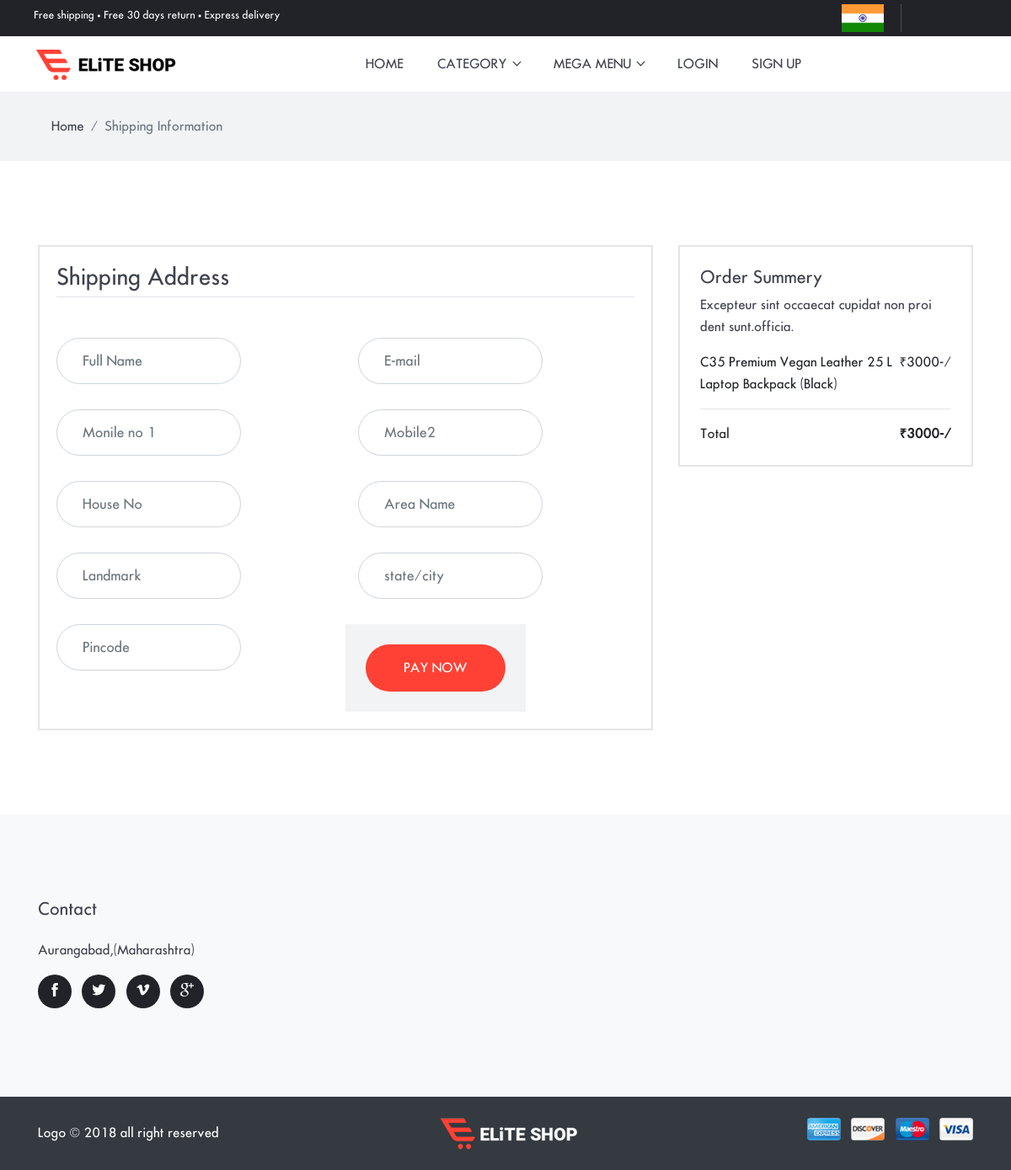
Page /ship/13/ on the committed database.
### shopping/models.py (models this page shows, shortened)
class AddToCart(models.Model):
    usr=models.ForeignKey(User,on_delete=models.CASCADE,null=True)
    pro=models.ForeignKey(Product,on_delete=models.CASCADE,null=True)
    totalprice=models.IntegerField(null=True)
    quantity=models.IntegerField(null=True)
    size=models.CharField(max_length=100,null=True,blank=True)

class Product(models.Model):
    Subcat = models.ForeignKey(Subcategory, on_delete=models.CASCADE, null=True)
    name = models.CharField(max_length=100,null=True)
    price = models.IntegerField(null=True)
    stock = models.IntegerField(null=True)
    img1 =models.FileField(null=True)
    img2 = models.FileField(null=True)
    img3 = models.FileField(null=True)
    des=models.TextField(null=True)
    rate=models.IntegerField(null=True)
    size=models.CharField(max_length=100,null=True,blank=True)

### shopping/views.py (the view, shortened to what this page needs)
# urls.py: path('ship/<str:cid>/',check,name='ship'),
def check(request,cid):
    form = orderform()
    if cid != 'All':
        cartdata=AddToCart.objects.filter(id=cid)
    elif cid == 'All':
        cartdata = AddToCart.objects.filter(usr=request.user)
    totalpayamount=0
    for i in cartdata:
        totalpayamount += i.totalprice
    d = {"allcat": allcat,'mycart': mycartdata(request.user),'form':form,'cartdata':cartdata,'grandtotal':totalpayamount}
    return render(request,'shipping.html',d)

### shopping/forms.py
class orderform(forms.ModelForm):
    class Meta:
        model = order_product
        fields ='__all__'
        exclude=['usr','date','payment_status','payment_id','amount','order_id']
        widgets={
            "fullname":forms.TextInput(attrs={'placeholder':'Full Name','class':'form-control'}),
            "email": forms.TextInput(attrs={'placeholder': 'E-mail', 'class': 'form-control'}),
            "mob1": forms.TextInput(attrs={'placeholder': 'Monile no 1', 'class': 'form-control'}),
            "mob2": forms.TextInput(attrs={'placeholder': 'Mobile2', 'class': 'form-control'}),
            "house_no": forms.TextInput(attrs={'placeholder': 'House No', 'class': 'form-control'}),
            "area_name": forms.TextInput(attrs={'placeholder': 'Area Name', 'class': 'form-control'}),
            "landmark": forms.TextInput(attrs={'placeholder': 'Landmark', 'class': 'form-control'}),
            "pincode": forms.TextInput(attrs={'placeholder': 'Pincode', 'class': 'form-control'}),
            "state_city": forms.TextInput(attrs={'placeholder': 'state/city', 'class': 'form-control'}),
        }

### shopping/views.py (called while the page is built)
def allcat():
    allcat = Category.objects.all()
    return allcat

def mycartdata(User=None):
    cartlist = []
    if User.is_authenticated:
        cart=AddToCart.objects.filter(usr=User)[::-1]
        cartlist=cart[:2]
    return cartlist

### shopping/templates/shipping.html (shortened to what this page needs)
{%extends 'base.html' %}
{%load static%}
{%block body%}
<div class="main-wrapper">
<nav class="bg-gray py-3">
  <div class="container">
    <ol class="breadcrumb">
      <li class="breadcrumb-item"><a href="index-2.html">Home</a></li>
      <li class="breadcrumb-item active" aria-current="page">Shipping Information</li>
    </ol>
  </div>
</nav>
<section class="section">
    <div class="container">
        <div class="row">
            <div class="col-md-8">
                <div class="inner-wrapper border-box">
                    <h3 class="mb-5 border-bottom pb-2">Shipping Address</h3>
                    <form action="#" class="row" method="post">
                        <div class="col-sm-6">
                            <label for="firstName">{{form.fullname}}</label>
                        </div>
                        <div class="col-sm-6">
                            <label for="email">{{form.email}}</label>
                        </div>
                        <div class="col-sm-6">
                            <label for="lastName">{{form.mob1}}</label>
                        </div>
                        <div class="col-sm-6">
                            <label for="lastName">{{form.mob2}}</label>
                        </div>
                        <div class="col-sm-6">
                            <label for="company">{{form.house_no}}</label>
                        </div>
                        <div class="col-sm-6">
                            <label for="address">{{form.area_name}}</label>
                        </div>
                        <div class="col-sm-6">
                            <label for="phone">{{form.landmark}}</label>
                        </div>
                        <div class="col-sm-6">
                            <label for="zip-code">{{form.state_city}}</label>
                        </div>
                        <div class="col-sm-6">
                            <label for="fax">{{form.pincode}}</label>
                        </div>
                        <div class="p-4 bg-gray text-right">
                        <input type="submit" class="btn btn-primary" value="pay Now">
                    </div>
                    </form>
                </div>
            </div>
            <div class="col-md-4">
                <div class="border-box p-4">
                    <h4>Order Summery</h4>
                    <p>Excepteur sint occaecat cupidat non proi dent sunt.officia.</p>
                    <ul class="list-unstyled">
                        {% for i in cartdata%}
                        <li class="d-flex justify-content-between">
                            <span><td>{{i.pro.name}}</span>
                            <span><td>&#8377;{{i.totalprice}}-/</span>
                        </li>
                        {%endfor%}
                    </ul>
                    <hr>
                    <div class="d-flex justify-content-between">
                        <span>Total</span>
                        <strong>&#8377;{{grandtotal}}-/</strong>
                    </div>
                </div>
            </div>
        </div>
    </div>
</section>
{% endblock %}

### static/css/style.css (style rules this page uses)
body { line-height: 26px; font-family: "futura_icgregular"; font-weight: 400; -webkit-font-smoothing: antialiased; font-size: 15px; }
p, .paragraph { font-weight: 400; color: #3f434e; font-size: 15px; line-height: 26px; font-family: "futura_icgregular"; }
h1, h2, h3, h4, h5, h6, .h1, .h2, .h3, .h4, .h5, .h6 { color: #3f434e; font-family: "futura_icgregular"; font-weight: 400; }
h3, .h3 { font-size: 26px; }
h4, .h4 { font-size: 20px; }
.btn { font-size: 15px; font-family: "futura_icgregular"; text-transform: uppercase; padding: 16.5px 45px; font-weight: 400; border: 0; border-radius: 40px; position: relative; transition: .2s ease; }
.btn-primary { background: #ff4135; color: #fff; }
body { background-color: #fff; overflow-x: hidden; }
ol, ul { list-style-type: none; margin: 0px; }
a, a:hover, a:focus { text-decoration: none; }
a, button, select, input, label { cursor: pointer; transition: .2s ease; }
.section { padding-top: 100px; padding-bottom: 100px; }
.breadcrumb { border-radius: 0; background-color: transparent; margin-bottom: 0; }
.breadcrumb-item a { color: #3f434e; }
.bg-gray { background: #f2f3f5; }
.form-control { border-radius: 40px; padding: 0 30px; height: 55px; width: 100%; }
.inner-wrapper { padding: 20px; }
.inner-wrapper .form-control { margin-bottom: 30px; }
.border-box { border: 2px solid #e5e5e5; }
label { margin-bottom: 0; }

### rows in the picture
AddToCart: pro.name "C35 Premium Vegan Leather 25 L Laptop Backpack (Black)", totalprice "3000"

### other values in the picture
{{ grandtotal }} "3000"
